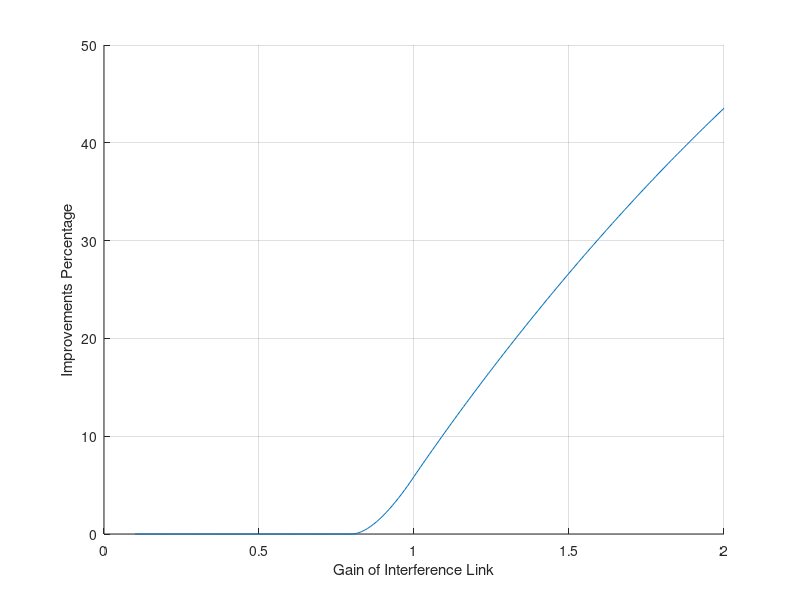

Recreate this plot in MATLAB.

clear all
% close all
iter=1;iter2=1;%10000;
sigma2 =1;
kapa  =0:.01:1;
% P=[1, 5, 10, 20, 50, 70, 100];%
p  =20;
% P_S=inf;
P_S=20;
alpha =0.7; 
zeta=1/0.35;
% P_C=0.7*P;%
p_c = 2;
p_c=p_c/zeta;
h11=(1/sqrt(2))*(randn(1,iter2)+1i*randn(1,iter2));
h12=(1/sqrt(2))*(randn(1,iter2)+1i*randn(1,iter2));
h21=(1/sqrt(2))*(randn(1,iter2)+1i*randn(1,iter2));
h22=(1/sqrt(2))*(randn(1,iter2)+1i*randn(1,iter2));
dummy=0;eps=0.1:.01:2;
for eps2=eps%p=P
    dummy=dummy+1
%     p_c=P_C(dummy);
    for cnt=1:iter2
        d=1;%h12(cnt);
        f=1;%h22(cnt);
        g=eps2;%h21(cnt);
        h=1;%h11(cnt);


        Rmax  = log2(1+p*abs(h)^2/sigma2);
        gamma_1  = p*abs(h)^2/sigma2;
        gamma_2  = 2^(2*Rmax)-1;
        gamma_2a = 2^(2*alpha*Rmax)-1;
        clear U q
        beta = 1-gamma_1/gamma_2a;
        if beta<(abs(g)^2*(sigma2+p*abs(d)^2))/(sigma2*abs(f)^2) 
            temp3 = sqrt(beta^2+(1-kapa.^2)*(gamma_2/gamma_2a-1))-beta;
            temp4=sigma2./(abs(g)^2*(1-kapa.^2));

            q=temp3.*temp4;

            q_p = 0:.01:q(1);
            R_p = log2(1+q_p*abs(f)^2/((sigma2+p*abs(d)^2)));
            u_p=R_p./(q_p+p_c);


            temp1 = (2*abs(f)^2/(sigma2+p*abs(d)^2))*(1-beta*(abs(f)^2)* ...
                sigma2/(abs(g)^2*(sigma2+p*abs(d)^2)));
            temp2 = (abs(f)^4*sigma2^2/(abs(g)^4*(sigma2+p*abs(d)^2)^2))* ...
                (gamma_2/gamma_2a-1);
            R = 0.5*log2(temp1*q + temp2 + 1); 

            U = R./(q+p_c);
%             U_p(dummy,cnt) = max(U(1),max(u_p));
%             U_imp(dummy,cnt) = max(U_p(dummy,cnt), max(U));
%             benef(dummy,cnt) = (max(U)-U(1))/U(1);
%             benef2(dummy,cnt)= (U_imp(dummy,cnt)-U_p(dummy,cnt))/U_p(dummy,cnt);
%             %[(U(end-1)-U(1))/U(1), (max(U)-U(1))/U(1)]
%         %     r=log2(1+q(1)*abs(f)^2/(1+p*abs(d)^2));
%     %         temp1*(q(1)+p_c)-2*log(2)*R(1)*(2^(2*R(1)))>0%(temp1(1)*q(1)+ temp2 + 1)%>-0.01
%             if temp1*(q(1)+p_c)-2*log(2)*R(1)*(2^(2*R(1)))<0 && benef(dummy,cnt)>0.001
%                 keyboard;
%             end


            % ==========================================
            % =============== P_pgs ====================
            % ==========================================


            % ========== Optimal Power-Proper =========

    %         p_l=q(1);
            mu=U(1); cntr=1;
            clear temp
            temp = abs(f)^2/(sigma2+p*abs(d)^2);
            while cntr==1
                p_l=(temp/(log(2)*mu)-1)/temp;
                temp_n = log2(1+temp*p_l) - mu*(p_l+p_c);
                if temp_n<=0.000001
                    cntr=0;
                else
                    mu=log2(1+temp*p_l) / (p_l+p_c);
                end
            end
            % ========================================
            if P_S>=max(q(end),q(end-1))
                if p_l<=q(1)
                    p_opt(dummy,cnt) = p_l;
                    U_p2 (dummy,cnt)   = log2(1+temp*p_l) / (p_l+p_c);
                    U_imp2 (dummy,cnt) = U_p2(dummy,cnt);
                else
                    U_p2 (dummy,cnt)   = U(1);
                    if temp1*(q(1)+p_c)-2*log(2)*R(1)*(2^(2*R(1)))>0
                        p_l2 = q(1);%max(q(end),q(end-1));
                        mu_2=0.5*log2(temp1*p_l2 + temp2 + 1) / (p_l2+p_c);%max(U(end),U(end-1));
                        cntr=1;
                        while cntr==1
                            p_l2=(temp1/(2*log(2)*mu_2)-1-temp2)/temp1;
                            temp_2 = 0.5*log2(temp1*p_l2 + temp2 + 1) - mu_2*(p_l2+p_c);
                            if temp_2<=0.000001
                                cntr=0;
                            else
                                mu_2=0.5*log2(temp1*p_l2 + temp2 + 1) / (p_l2+p_c);
                            end
                        end

                        if p_l2<=max(q(end),q(end-1))
                            R_theo = 0.5*log2(temp1*p_l2 + temp2 + 1);
                            U_imp2 (dummy,cnt) = R_theo/(p_l2+p_c);
                            p_opt(dummy,cnt) = p_l2;
                        else
                            U_imp2 (dummy,cnt) =max(U(end),U(end-1));
                            p_opt(dummy,cnt) =max(q(end),q(end-1));
                        end

                    else
                        U_p2 (dummy,cnt)   = U(1);
                        U_imp2 (dummy,cnt) = U_p2(dummy,cnt);  
                        p_opt(dummy,cnt) = q(1);
                    end


                end
            elseif P_S<q(1)
                if p_l<=P_S
                    p_opt(dummy,cnt) = p_l;
                    U_p2 (dummy,cnt)   = log2(1+temp*p_l) / (p_l+p_c);
                    U_imp2 (dummy,cnt) = U_p2(dummy,cnt);
                else
                    p_opt(dummy,cnt) = P_S;
                    U_p2 (dummy,cnt)   = log2(1+temp*P_S) / (P_S+p_c);
                    U_imp2 (dummy,cnt) = U_p2(dummy,cnt);
                end
            else
                
                if p_l<=q(1)
                    p_opt(dummy,cnt) = p_l;
                    U_p2 (dummy,cnt)   = log2(1+temp*p_l) / (p_l+p_c);
                    U_imp2 (dummy,cnt) = U_p2(dummy,cnt);
                else
                    U_p2 (dummy,cnt)   = U(1);
                    if temp1*(q(1)+p_c)-2*log(2)*R(1)*(2^(2*R(1)))>0
                        p_l2 = q(1);%max(q(end),q(end-1));
                        mu_2=0.5*log2(temp1*p_l2 + temp2 + 1) / (p_l2+p_c);%max(U(end),U(end-1));
                        cntr=1;
                        while cntr==1
                            p_l2=(temp1/(2*log(2)*mu_2)-1-temp2)/temp1;
                            temp_2 = 0.5*log2(temp1*p_l2 + temp2 + 1) - mu_2*(p_l2+p_c);
                            if temp_2<=0.000001
                                cntr=0;
                            else
                                mu_2=0.5*log2(temp1*p_l2 + temp2 + 1) / (p_l2+p_c);
                            end
                        end

                        if p_l2<=P_S%max(q(end),q(end-1))
                            R_theo = 0.5*log2(temp1*p_l2 + temp2 + 1);
                            U_imp2 (dummy,cnt) = R_theo/(p_l2+p_c);
                            p_opt(dummy,cnt) = p_l2;
                        else
                            R_theo = 0.5*log2(temp1*P_S + temp2 + 1);
                            U_imp2 (dummy,cnt) = R_theo/(P_S+p_c);
                            p_opt(dummy,cnt) = P_S;
                        end

                    else
                        U_p2 (dummy,cnt)   = U(1);
                        U_imp2 (dummy,cnt) = U_p2(dummy,cnt);  
                        p_opt(dummy,cnt) = q(1);
                    end
                end

            end
            if p_opt(dummy,cnt)>max(q)
                keyboard;
            end
            benef3(dummy,cnt)= (U_imp2(dummy,cnt)-U_p2(dummy,cnt))/U_p2(dummy,cnt);
    % %         temp1(1)-R(1)*(temp1(1)+ temp2 + 1)>-0.01
    %     %     temp1(1)-2*log(2)*r*(2^(2*r))>-0.01
    %     %     (temp1-2*log(2)*R.*2.^(2.*R))./(q.^2)
    %         % ==================================
    % %         figure
    % %         hold on
    % %         plot(kapa,U)
    % %         xlabel('\kappa')
    % %         ylabel('Energy Efficiency')
    % %         grid on
    % %         % ==================================
    % %         figure
    % %         plot(q_p,u_p)
    % %         xlabel('Power')
    % %         ylabel('Energy Efficiency Proper')
    % %         grid on
    %         % ==================================
    %         figure
    %         hold on
    %         plot([q_p,q],[u_p,U])
    %         plot([q(1),q(1)],[0,U_imp(cnt)*1.05])
    %         xlabel('Power')
    %         ylabel('Energy Efficiency')
    %         grid on
        % %     % ==================================
        %     figure
        %     plot(kapa,R)
        %     xlabel('\kappa')
        %     ylabel('Rate')
        %     grid on
        % %     % ==================================
        %     figure
        %     plot(kapa,q)
        %     xlabel('\kappa')
        %     ylabel('Q')
        %     grid on    

        else
            benef(dummy,cnt)=0;
            benef2(dummy,cnt)=0;
            benef3(dummy,cnt)=0;
            % ===============================================
            % ===============================================
            % ========== Optimal Power-Proper =========
            p_max=(p*abs(h)^2/(2^(alpha*Rmax)-1)-1)/(abs(g)^2);
            clear temp
            temp = abs(f)^2/(sigma2+p*abs(d)^2);
            if p_max==inf
                mu=0;
            else
                mu=log2(1+temp*p_max) / (p_max+p_c); 
            end
            cntr=1;
            while cntr==1
                p_l=(temp/(log(2)*mu)-1)/temp;
                temp_n = log2(1+temp*p_l) - mu*(p_l+p_c);
                if temp_n<=0.000001
                    cntr=0;
                else
                    mu=log2(1+temp*p_l) / (p_l+p_c);
                end
            end
            % ========================================
            % ========================================
            clear q
            q=min(p_max,P_S);
            if p_l<=q
                p_opt(dummy,cnt) = p_l;
                U_p2 (dummy,cnt)   = log2(1+temp*p_l) / (p_l+p_c);
                U_imp2 (dummy,cnt) = U_p2(dummy,cnt);
            else
                U_p2 (dummy,cnt)   = log2(1+temp*q) / (q+p_c);
                p_opt(dummy,cnt) = q(1);
                U_imp2 (dummy,cnt) = U_p2(dummy,cnt);
            end
            
            
        end
    end
%     benef_ave(dummy)  = 100*sum(benef(dummy,:))/iter2;
%     benef2_ave(dummy) = 100*sum(benef2(dummy,:))/iter2;
    benef3_ave(dummy) = 100*sum(benef3(dummy,:))/iter2;
    U_imp2_ave(dummy) = sum(U_imp2(dummy,:))/iter2;
    U_p2_ave(dummy) = sum(U_p2(dummy,:))/iter2;
    
end
% figure
% hold on
% plot(log10(P),U_imp2_ave)
% plot(log10(P),U_p2_ave)
% xlabel('SNR')
% ylabel('Energy Efficiency')
% grid on  
% % ==========================================================
% figure
% hold on
% % plot(log10(P),benef2_ave)
% plot(log10(P),benef3_ave)
% xlabel('SNR')
% ylabel('Improvements Percentage')
% grid on   
% ==========================================================
% figure
% hold on
% plot(eps,U_imp2_ave/zeta)
% plot(eps,U_p2_ave/zeta)
% xlabel('Gain of Interference Link')
% ylabel('Energy Efficiency')
% grid on  
% ==========================================================
% figure
hold on
% plot(log10(P),benef2_ave)
plot(eps,benef3_ave)
xlabel('Gain of Interference Link')
ylabel('Improvements Percentage')
grid on   
%[sum(U_p)' sum(U_p2)' sum(U_imp)' sum(U_imp2)']/iter2
% 100*((sum(U_imp2)-sum(U_p2))./sum(U_p2))